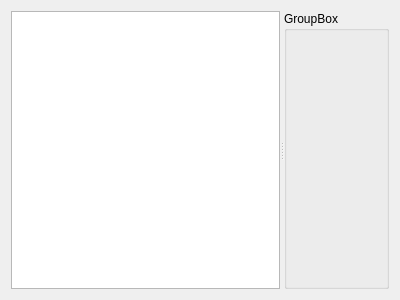
<?xml version="1.0" encoding="UTF-8"?>
<ui version="4.0">
 <class>Form</class>
 <widget class="QWidget" name="Form">
  <property name="geometry">
   <rect>
    <x>0</x>
    <y>0</y>
    <width>400</width>
    <height>300</height>
   </rect>
  </property>
  <property name="windowTitle">
   <string>Form</string>
  </property>
  <layout class="QVBoxLayout" name="verticalLayout">
   <item>
    <widget class="QSplitter" name="splitter">
     <property name="orientation">
      <enum>Qt::Horizontal</enum>
     </property>
     <widget class="QListWidget" name="features_lw"/>
     <widget class="QGroupBox" name="properties_gb">
      <property name="title">
       <string>GroupBox</string>
      </property>
     </widget>
    </widget>
   </item>
  </layout>
 </widget>
 <resources/>
 <connections/>
</ui>
